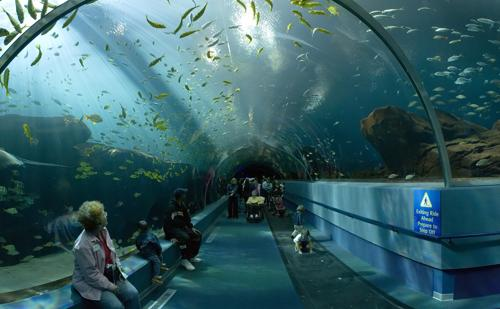
#> input picture dataset/SUN_data/SUN_data/train/aquarium/sun_aairflxfskjrkepm.jpg, 500 x 309 px; its folder holds only this picture in this run
$ jupyter execute --allow-errors 'Scene Recognition.ipynb'
#> lines starting #> are read from the running program, lines starting #| are printed output that depends on the picture
[cell 1]
from PIL import Image
import PIL
import os
import cv2
import numpy as np
from sklearn.cluster import KMeans
from sklearn.multiclass import OneVsRestClassifier
from sklearn.svm import SVC
from sklearn.metrics import confusion_matrix, accuracy_score
from sklearn.preprocessing import normalize
import matplotlib.pyplot as plt
from PIL import Image as im
import random

### Resizing the images into (150x150)

[cell 2]
def resize_image(filename):
    img = cv2.imread(filename)
#> img is the input picture: shape (309, 500, 3); mean B, G, R 102.1, 96.5, 57.4
    img = cv2.resize(img,(150,150))
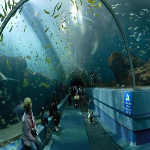
#> img: shape (150, 150, 3); mean B, G, R 101.9, 96.3, 57.1
    return img

### Getting dense-SIFT features

- Here step size is taken as 10
- This function return individual descriptors of each image and combined descriptors

[cell 3]
def get_SIFT_features(images):
    sift = cv2.SIFT_create()
    descriptors_ind = np.empty((0,128), int)
    descriptors = []
    for image in images:
        step_size = 10
        kp = [cv2.KeyPoint(x, y, step_size) for y in range(0, image.shape[0], step_size)
                                    for x in range(0, image.shape[1], step_size)]
        _,desc = sift.compute(image, kp)
        descriptors_ind = np.vstack((descriptors_ind, desc))
        descriptors.append(desc)
    descriptors = np.array(descriptors)
    return descriptors_ind, descriptors

### Reding the images

- This function takes input a folder name and reads all the images from it's subfodlers
- Return the resized images in the given folder

[cell 4]
def get_images(folder_name,resize=False):
    images = []
    labels = []
    my_list = os.listdir(folder_name)
    for folder in my_list:
        if not folder.startswith("."):
            files = os.listdir(folder_name+"/"+folder)
            for file in files:
                if not file.startswith("."):
                    if resize:
                        img = resize_image(folder_name+"/"+folder+"/"+file)
                    else:
                        img = cv2.imread(folder_name+"/"+folder+"/"+file)
                    images.append(img)
                    labels.append(folder)
#> pass 2 of the loop in get_images, `for folder in my_list:`:
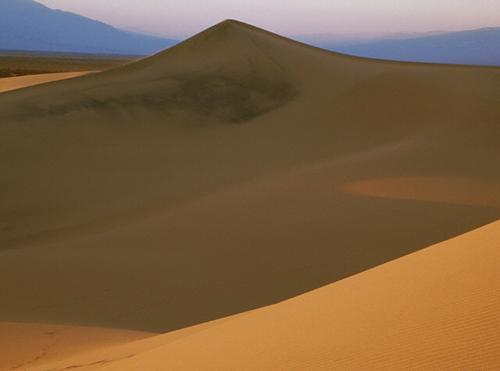
#> input picture dataset/SUN_data/SUN_data/train/desert/sun_aaqyzvrweabdxjzo.jpg, 500 x 371 px
#> in resize_image, img is the input picture: shape (371, 500, 3); mean B, G, R 65.8, 96, 123.4
#> in resize_image (call 2), `img = cv2.resize(img,(150,150))`:
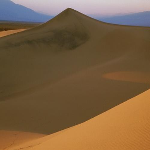
#> img: shape (150, 150, 3); mean B, G, R 65.7, 95.9, 123.4
    return images,labels

### Getting kmeans model

- This function takes input number fo clusters and the descriptors
- Train the kmeans model
- Return the trained model

[cell 5]
def get_kmeans(n_clusters,descriptors_ind):
    kmeans = KMeans(n_clusters=n_clusters, random_state=0)
    kmeans.fit(descriptors_ind)
    return kmeans

### Get the histogram

- This function takes input a trained kmeans model, descriptors of all images
- Using the pre-trained kmeans model we can predict to which cluster given descriptor belongs to
- We can generate a histogram of size (number_of_images x number_of_clusters) and initialize with zeros
- While predicting to which cluster a descriptor of a certain image belongs to, we incerement the count of that particular index in the histogram
- Returns the generated `histogram of visual words`

[cell 6]
def get_histogram(kmeans,descriptors,n_clusters,images):

    hist_values = np.zeros((len(images),n_clusters), int)

    for i in range(len(images)):
        for j in range(len(descriptors[i])):
            cluster = kmeans.predict([descriptors[i][j]])
            hist_values[i][cluster[0]]+=1

    return hist_values

### Read the training images

[cell 7]
folder_name =  '../dataset/SUN_data/SUN_data/train'
images, labels = get_images(folder_name, resize = True)
#> images = 2 items; labels = ['aquarium', 'desert']

### Get SIFT features for training images

[cell 8]
np.warnings.filterwarnings('ignore', category=np.VisibleDeprecationWarning)
descriptors_ind,descriptors =  get_SIFT_features(images)
#> the loop in get_SIFT_features, `for image in images:` made 2 passes
#> step_size on passes 1 to 2: 10, 10
#> after the loop in get_SIFT_features, `for image in images:`: descriptors = 2 items

### Get test images

[cell 9]
folder_name =  '../dataset/SUN_data/SUN_data/test'
#> (the rest of this cell did not finish here and is left out)
